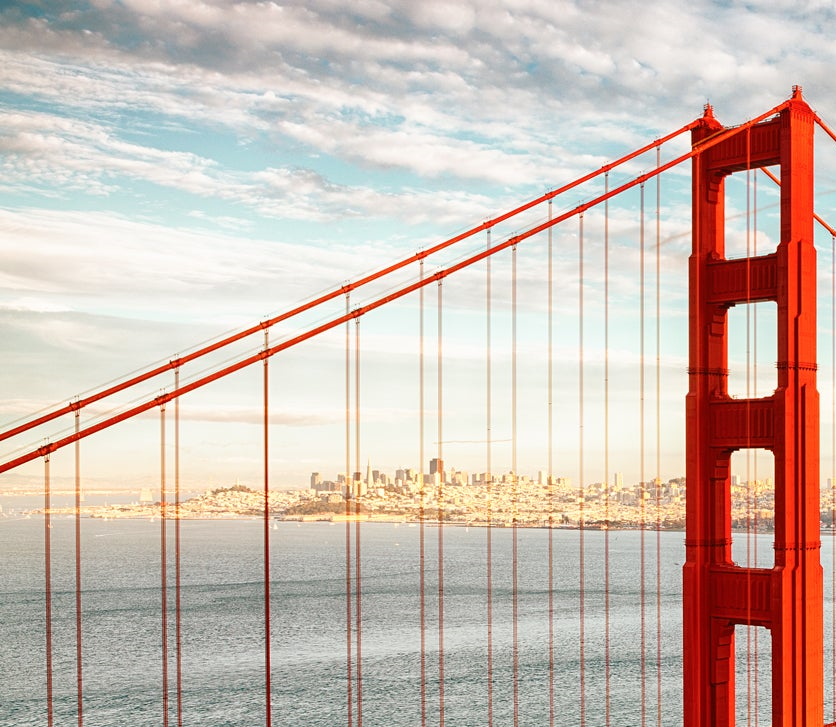
#> input picture img1/1.png, 836 x 727 px; its folder holds 4 pictures in this run
$ python test.py   (Python 2 division)
#> lines starting #> are read from the running program, lines starting #| are printed output that depends on the picture
import cv2
import glob
import numpy as np


image_paths = glob.glob('img1/*.png')
images = []
for image in image_paths:
    img = cv2.imread(image)
#> img is the input picture: shape (727, 836, 3); mean B, G, R 177.8, 187.3, 205.5
    images.append(img)
    cv2.imshow("Image", img)
    cv2.waitKey()

imageStitcher = cv2.Stitcher_create()

error, stitched_img = imageStitcher.stitch(images)
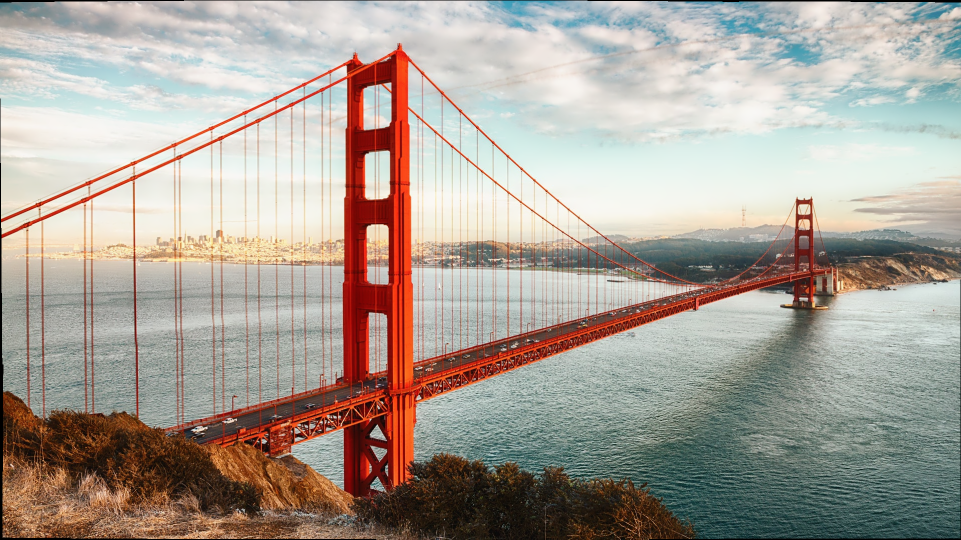
#> stitched_img: shape (1079, 1922, 3) (shown at 1/2 size); mean of channels 0, 1, 2 150.6, 159.9, 168.8; drawn as B, G, R

if not error:

    cv2.imwrite("img1Output.png", stitched_img)
    cv2.imshow("Stitched Image", stitched_img)
    cv2.waitKey(0)

img1 = cv2.imread("img1Output.png")
img2 = cv2.imread("bridge1.jpg")
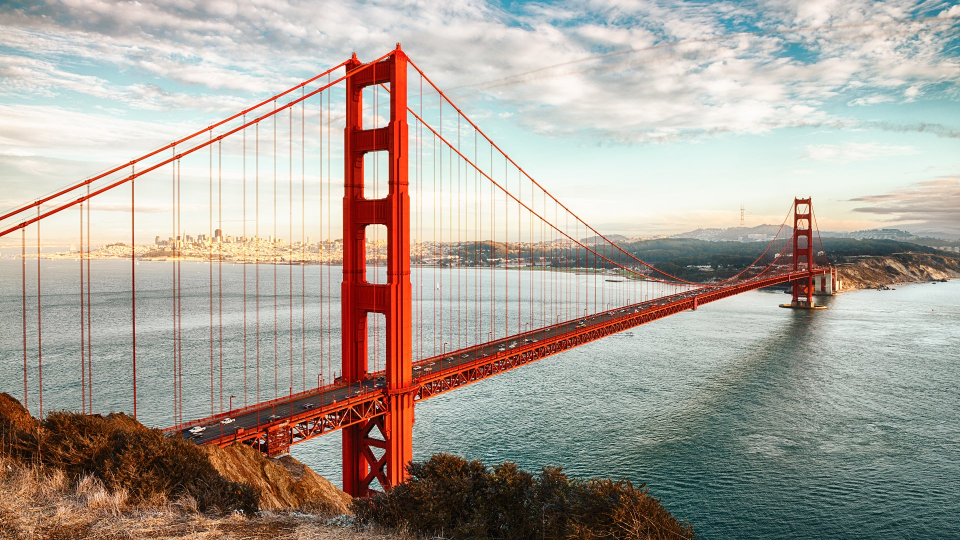
#> input picture bridge1.jpg, 1920 x 1080 px (shown at 1/2 size)
#> img2 is the input picture: shape (1080, 1920, 3); mean B, G, R 152.5, 161.9, 170.7

sift = cv2.SIFT_create()
kp_1, desc_1 = sift.detectAndCompute(img1, None)
kp_2, desc_2 = sift.detectAndCompute(img2, None)

print("Кол-во ключевых точек на 1-м изображении:" + str(len(kp_1)))
print("Кол-во ключевых точек на 2-м изображении:" + str(len(kp_2)))

index_params = dict(algorithm=0, trees=5)
search_params = dict()

flann = cv2.FlannBasedMatcher(index_params, search_params)
matches = flann.knnMatch(desc_1, desc_2, k=2)

good_points = []
for m, n in matches:
    if m.distance < 0.6*n.distance:
        good_points.append(m)

number_keypoints = 0
if len(kp_1) <= len(kp_2):
    number_keypoints = len(kp_1)
else:
    number_keypoints = len(kp_2)

print("Совпадающих точек:", len(good_points))
#print("точки:", number_keypoints)

print("Точность совпадения:", len(good_points) / number_keypoints)

#> (the run stopped early here; a loop or call above may not have finished)
